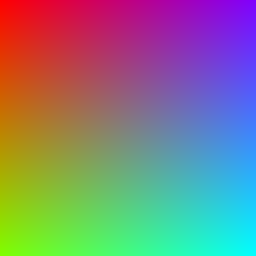
%> input picture TP01I01.bmp, 256 x 256 px
$ octave Tp1_1.m   (GNU Octave 9; MATLAB toolbox functions it lacks are replaced by stand-ins)
%> lines starting %> are read from the running program, lines starting %| are printed output that depends on the picture
### LutSubSamp.m
function LUT=LutSubSamp(N)
%> called with N = 32
L=[0 255 0 255 0 255];
n=1;
while n<N
    % search for the largest subspace
    volume=0;
    ibest=0;
    for i=1:n
        v=(L(i,2)-L(i,1))*(L(i,4)-L(i,3))*(L(i,6)-L(i,5));
        if v>volume
            volume=v;
            ibest=i;
        end
    end
    % Subspace extraction from the list
    SBS = L(ibest,:);
    if (n>1)
        if (ibest==1)
            L=L(2:n,:);
        else if (ibest==n)
                L=L(1:n-1,:);
            else L=[L(1:ibest-1,:) ; L(ibest+1:n,:)];
            end
        end
    else L=[];
    end
    % Search for the longest side
    dim = 1;
    if ((SBS(4)-SBS(3))>=(SBS(2)-SBS(1))) && ((SBS(4)-SBS(3))>=(SBS(6)-SBS(5)))
        dim = 2;
    end
    if ((SBS(6)-SBS(5))>=(SBS(2)-SBS(1))) && ((SBS(6)-SBS(5))>=(SBS(4)-SBS(3)))
        dim = 3;
    end
    % split in 2 and list update
    SBS1=SBS;
    SBS2=SBS;
    if dim==1
        SBS1(2)=round((SBS(1)+SBS(2))/2);
        SBS2(1)=SBS1(2);
    else if dim== 2
        SBS1(4)=round((SBS(3)+SBS(4))/2);
        SBS2(3)=SBS1(4);
        else
        SBS1(6)=round((SBS(5)+SBS(6))/2);
        SBS2(5)=SBS1(6);
        end
    end
    L=[L ; SBS1 ; SBS2]
    % counter update
    n=n+1;
end
% LUT creation
LUT=zeros(N,3);
for i=1:N
    LUT(i,:)=[round((L(i,1)+L(i,2))/2) round((L(i,3)+L(i,4))/2) round((L(i,5)+L(i,6))/2)];
end


### Tp1_1.m
clear all;
LUT=LutSubSamp(32);
image1 = double(imread('TP01I01.bmp'));
image2 = double(imread('TP01I02.jpg'));
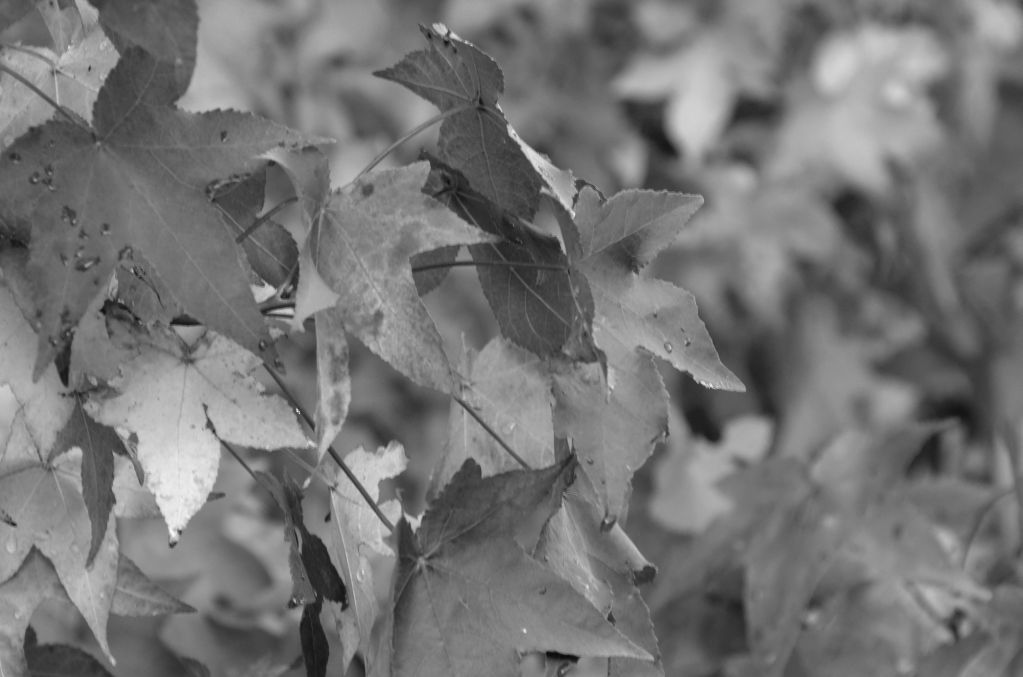
%> input picture TP01I02.jpg, 1023 x 677 px
%> image2: size 677x1023 double; min 6, max 250, mean 116.7; mean of the top-left, top-right, bottom-left and bottom-right quarters 111.5, 118.5, 124.4, 112.5
image3 = double(imread('TP01I03.jpg'));
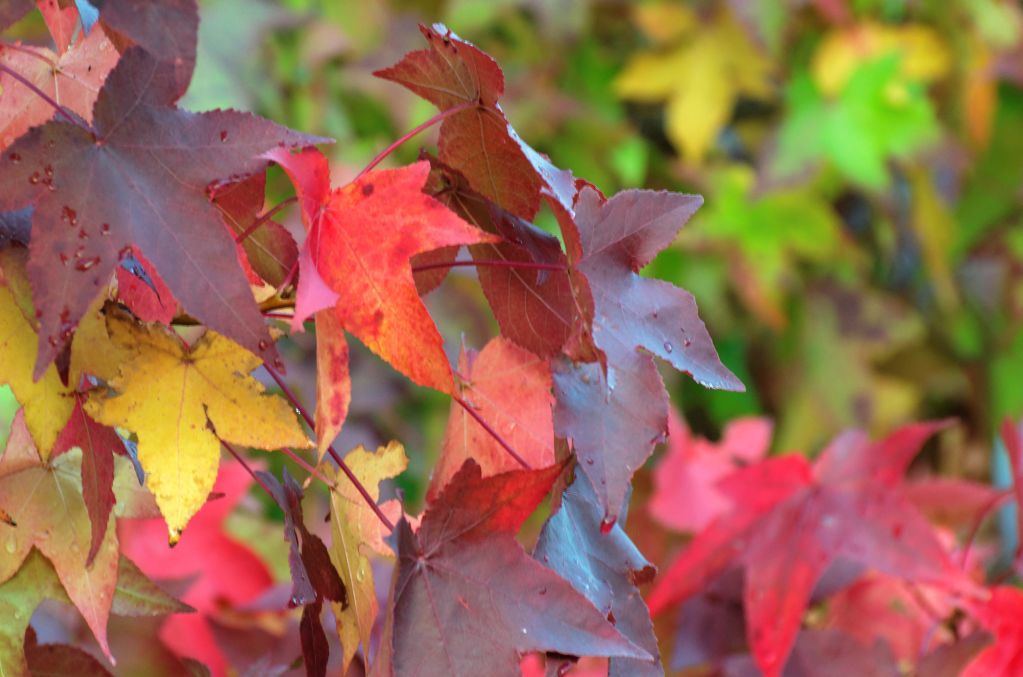
%> input picture TP01I03.jpg, 1023 x 677 px
i=1;
a=[0;64;128;192];
LUT8init=[];
for j=1:4
   LUT8init(i,1)=a(j);
   for e=1:4
       LUT8init(i,1)=a(j);
       LUT8init(i,2)=a(e);
       for u=1:4
           LUT8init(i,1)=a(j);
           LUT8init(i,2)=a(e);
           LUT8init(i,3)=a(u);
           i=i+1;
       end
       i=i+1;
   end
   i=i+1;
end
LUT8init = unique(LUT8init,'rows');
%image 1
tic
tmp2=0;
%> (the run ends here)
